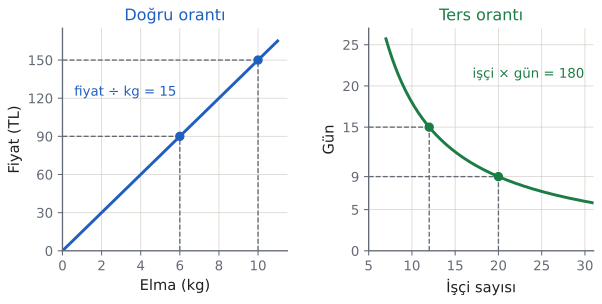

Write the Python code that produced this figure.
import sys; sys.path.insert(0, "tools")
from cizim import *

# Sol: doğru orantı (elma kg - fiyat TL), y = 15x. Sağ: ters orantı (işçi - gün), x·y = 180.
fig, (a1, a2) = plt.subplots(1, 2, figsize=(6.5, 3.4))
for ax in (a1, a2):
    for s in ("top", "right"): ax.spines[s].set_visible(False)
    ax.grid(True, color=CIZGI, linewidth=0.6, alpha=0.7); ax.set_axisbelow(True)
    ax.tick_params(labelsize=10)

x = np.linspace(0, 11, 50)
a1.plot(x, 15 * x, color=MAVI)
for px, py in ((6, 90), (10, 150)):
    a1.plot([px, px], [0, py], "--", color=SOLUK, lw=1); a1.plot([0, px], [py, py], "--", color=SOLUK, lw=1)
    a1.plot(px, py, "o", color=MAVI, markersize=6, zorder=5)
a1.set_xlim(0, 11.5); a1.set_ylim(0, 175)
a1.set_xticks([0, 2, 4, 6, 8, 10]); a1.set_yticks([0, 30, 60, 90, 120, 150])
a1.set_xlabel("Elma (kg)", fontsize=11); a1.set_ylabel("Fiyat (TL)", fontsize=11)
a1.set_title("Doğru orantı", fontsize=12, color=MAVI)
a1.text(0.6, 122, "fiyat ÷ kg = 15", fontsize=10, color=MAVI)

x = np.linspace(7, 31, 200)
a2.plot(x, 180 / x, color=YESIL)
for px, py in ((12, 15), (20, 9)):
    a2.plot([px, px], [0, py], "--", color=SOLUK, lw=1); a2.plot([5, px], [py, py], "--", color=SOLUK, lw=1)
    a2.plot(px, py, "o", color=YESIL, markersize=6, zorder=5)
a2.set_xlim(5, 31); a2.set_ylim(0, 27)
a2.set_xticks([5, 10, 15, 20, 25, 30]); a2.set_yticks([0, 5, 9, 15, 20, 25])
a2.set_xlabel("İşçi sayısı", fontsize=11); a2.set_ylabel("Gün", fontsize=11)
a2.set_title("Ters orantı", fontsize=12, color=YESIL)
a2.text(17, 21, "işçi × gün = 180", fontsize=10, color=YESIL)
fig.tight_layout(w_pad=2)
kaydet(fig, __file__)
